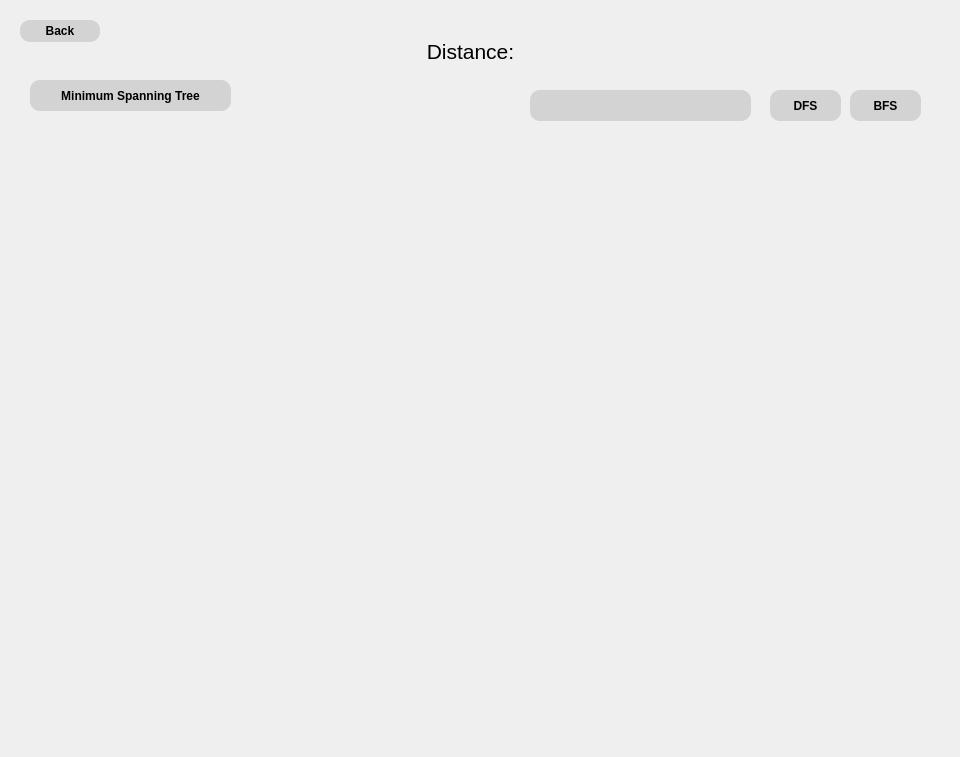
<?xml version="1.0" encoding="UTF-8"?>
<ui version="4.0">
 <class>AdminExtrasPopup</class>
 <widget class="QWidget" name="AdminExtrasPopup">
  <property name="geometry">
   <rect>
    <x>0</x>
    <y>0</y>
    <width>960</width>
    <height>757</height>
   </rect>
  </property>
  <property name="windowTitle">
   <string>Form</string>
  </property>
  <property name="styleSheet">
   <string notr="true">QTableWidget {
	background: transparent;
	font: helvetica; 
	font-weight: bold;
}

QHeaderView::section
{
	spacing: 10px;
	background-color: gray;
	color: white;
	border: 1px solid ;
	margin: 1px;
	text-align: right;
	font-family: arial;
	font-size:12px;
}

QLineEdit {
	background: lightgray;
	border-radius: 10px;
	font: helvetica;
	font-weight: bold;
}

QPushButton {
	background: lightgray;
	border-radius: 10px;
	font-weight: bold;
}</string>
  </property>
  <widget class="QPushButton" name="pushButton_back">
   <property name="geometry">
    <rect>
     <x>20</x>
     <y>20</y>
     <width>80</width>
     <height>22</height>
    </rect>
   </property>
   <property name="text">
    <string>Back</string>
   </property>
  </widget>
  <widget class="QPushButton" name="MST">
   <property name="geometry">
    <rect>
     <x>30</x>
     <y>80</y>
     <width>201</width>
     <height>31</height>
    </rect>
   </property>
   <property name="text">
    <string>Minimum Spanning Tree</string>
   </property>
  </widget>
  <widget class="QPushButton" name="DFS">
   <property name="geometry">
    <rect>
     <x>770</x>
     <y>90</y>
     <width>71</width>
     <height>31</height>
    </rect>
   </property>
   <property name="text">
    <string>DFS</string>
   </property>
  </widget>
  <widget class="QPushButton" name="BFS">
   <property name="geometry">
    <rect>
     <x>850</x>
     <y>90</y>
     <width>71</width>
     <height>31</height>
    </rect>
   </property>
   <property name="text">
    <string>BFS</string>
   </property>
  </widget>
  <widget class="QTableWidget" name="tableWidget">
   <property name="geometry">
    <rect>
     <x>30</x>
     <y>130</y>
     <width>891</width>
     <height>601</height>
    </rect>
   </property>
  </widget>
  <widget class="QLineEdit" name="lineEdit">
   <property name="geometry">
    <rect>
     <x>530</x>
     <y>90</y>
     <width>221</width>
     <height>31</height>
    </rect>
   </property>
   <property name="font">
    <font>
     <weight>75</weight>
     <italic>false</italic>
     <bold>true</bold>
    </font>
   </property>
  </widget>
  <widget class="QLabel" name="label_distance">
   <property name="geometry">
    <rect>
     <x>370</x>
     <y>40</y>
     <width>201</width>
     <height>23</height>
    </rect>
   </property>
   <property name="font">
    <font>
     <pointsize>16</pointsize>
    </font>
   </property>
   <property name="text">
    <string>Distance:</string>
   </property>
   <property name="alignment">
    <set>Qt::AlignCenter</set>
   </property>
  </widget>
 </widget>
 <resources/>
 <connections/>
</ui>
